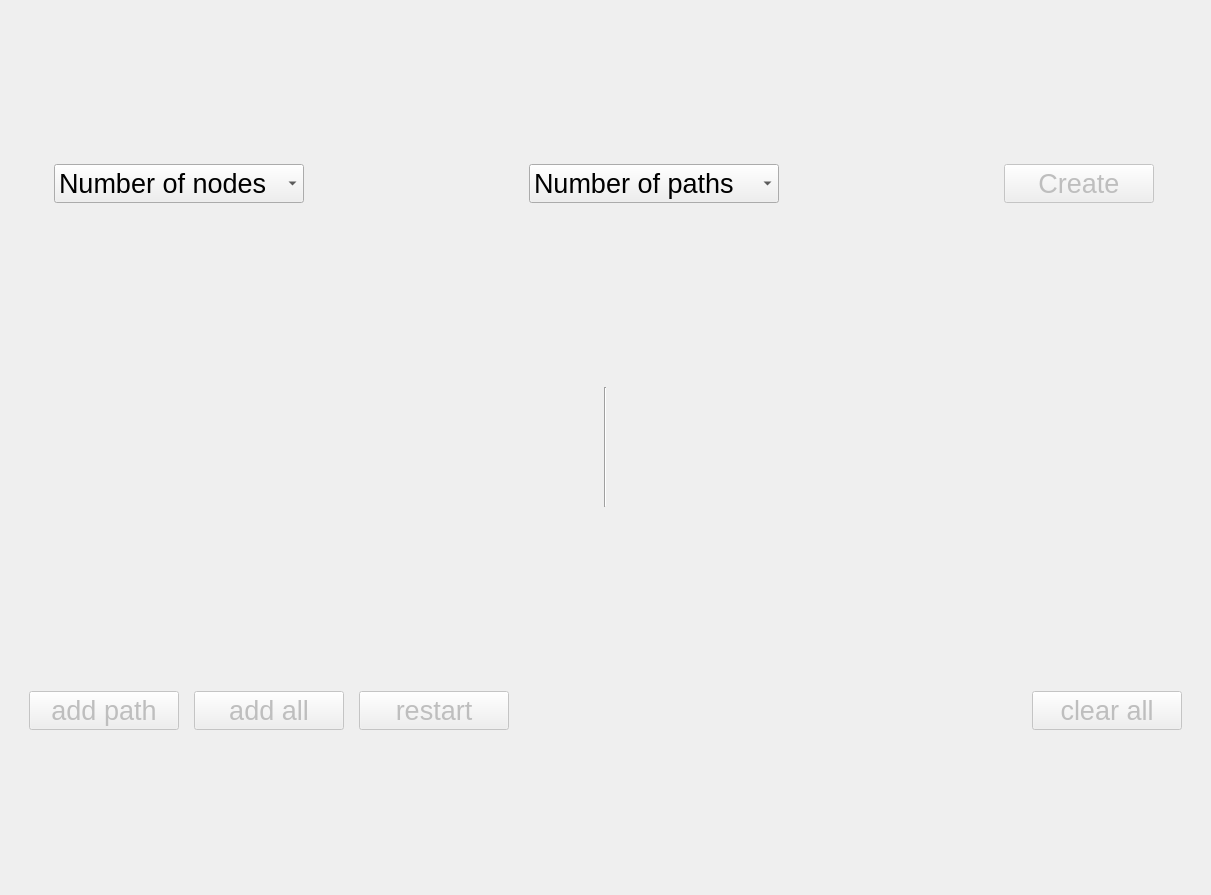
<?xml version="1.0" encoding="UTF-8"?>
<ui version="4.0">
 <class>Form</class>
 <widget class="QWidget" name="Form">
  <property name="geometry">
   <rect>
    <x>0</x>
    <y>0</y>
    <width>1211</width>
    <height>895</height>
   </rect>
  </property>
  <property name="windowTitle">
   <string>Form</string>
  </property>
  <layout class="QVBoxLayout" name="verticalLayout">
   <property name="spacing">
    <number>20</number>
   </property>
   <property name="leftMargin">
    <number>20</number>
   </property>
   <property name="topMargin">
    <number>20</number>
   </property>
   <property name="rightMargin">
    <number>20</number>
   </property>
   <property name="bottomMargin">
    <number>20</number>
   </property>
   <item>
    <widget class="QWidget" name="horizontalWidget" native="true">
     <property name="sizePolicy">
      <sizepolicy hsizetype="Preferred" vsizetype="Fixed">
       <horstretch>0</horstretch>
       <verstretch>0</verstretch>
      </sizepolicy>
     </property>
     <property name="font">
      <font>
       <pointsize>20</pointsize>
      </font>
     </property>
     <layout class="QHBoxLayout" name="horizontalLayout">
      <property name="spacing">
       <number>200</number>
      </property>
      <item>
       <widget class="QComboBox" name="number_of_nodes">
        <property name="sizePolicy">
         <sizepolicy hsizetype="Preferred" vsizetype="Fixed">
          <horstretch>0</horstretch>
          <verstretch>0</verstretch>
         </sizepolicy>
        </property>
        <property name="maximumSize">
         <size>
          <width>250</width>
          <height>16777215</height>
         </size>
        </property>
        <property name="font">
         <font>
          <pointsize>20</pointsize>
         </font>
        </property>
        <item>
         <property name="text">
          <string>Number of nodes</string>
         </property>
        </item>
        <item>
         <property name="text">
          <string>3</string>
         </property>
        </item>
        <item>
         <property name="text">
          <string>4</string>
         </property>
        </item>
        <item>
         <property name="text">
          <string>5</string>
         </property>
        </item>
        <item>
         <property name="text">
          <string>6</string>
         </property>
        </item>
        <item>
         <property name="text">
          <string>7</string>
         </property>
        </item>
        <item>
         <property name="text">
          <string>8</string>
         </property>
        </item>
        <item>
         <property name="text">
          <string>9</string>
         </property>
        </item>
        <item>
         <property name="text">
          <string>10</string>
         </property>
        </item>
       </widget>
      </item>
      <item>
       <widget class="QComboBox" name="number_of_paths">
        <property name="sizePolicy">
         <sizepolicy hsizetype="Preferred" vsizetype="Fixed">
          <horstretch>0</horstretch>
          <verstretch>0</verstretch>
         </sizepolicy>
        </property>
        <property name="maximumSize">
         <size>
          <width>250</width>
          <height>16777215</height>
         </size>
        </property>
        <item>
         <property name="text">
          <string>Number of paths</string>
         </property>
        </item>
        <item>
         <property name="text">
          <string>3</string>
         </property>
        </item>
        <item>
         <property name="text">
          <string>4</string>
         </property>
        </item>
        <item>
         <property name="text">
          <string>5</string>
         </property>
        </item>
        <item>
         <property name="text">
          <string>6</string>
         </property>
        </item>
        <item>
         <property name="text">
          <string>7</string>
         </property>
        </item>
        <item>
         <property name="text">
          <string>8</string>
         </property>
        </item>
        <item>
         <property name="text">
          <string>9</string>
         </property>
        </item>
        <item>
         <property name="text">
          <string>10</string>
         </property>
        </item>
       </widget>
      </item>
      <item>
       <widget class="QPushButton" name="create_btn">
        <property name="enabled">
         <bool>false</bool>
        </property>
        <property name="sizePolicy">
         <sizepolicy hsizetype="Preferred" vsizetype="Fixed">
          <horstretch>0</horstretch>
          <verstretch>0</verstretch>
         </sizepolicy>
        </property>
        <property name="maximumSize">
         <size>
          <width>150</width>
          <height>16777215</height>
         </size>
        </property>
        <property name="text">
         <string>Create</string>
        </property>
       </widget>
      </item>
     </layout>
    </widget>
   </item>
   <item>
    <layout class="QHBoxLayout" name="horizontalLayout_3">
     <property name="spacing">
      <number>20</number>
     </property>
     <property name="leftMargin">
      <number>20</number>
     </property>
     <property name="topMargin">
      <number>20</number>
     </property>
     <property name="rightMargin">
      <number>20</number>
     </property>
     <property name="bottomMargin">
      <number>20</number>
     </property>
     <item>
      <layout class="QVBoxLayout" name="verticalLayout_2">
       <property name="spacing">
        <number>20</number>
       </property>
       <property name="leftMargin">
        <number>10</number>
       </property>
       <property name="topMargin">
        <number>10</number>
       </property>
       <property name="rightMargin">
        <number>10</number>
       </property>
       <property name="bottomMargin">
        <number>10</number>
       </property>
       <item>
        <layout class="QVBoxLayout" name="optimal_graph_layout">
         <property name="leftMargin">
          <number>0</number>
         </property>
         <property name="topMargin">
          <number>0</number>
         </property>
         <property name="rightMargin">
          <number>0</number>
         </property>
         <property name="bottomMargin">
          <number>0</number>
         </property>
        </layout>
       </item>
       <item>
        <widget class="QPlainTextEdit" name="optimal_path_arrival">
         <property name="sizePolicy">
          <sizepolicy hsizetype="Preferred" vsizetype="Fixed">
           <horstretch>0</horstretch>
           <verstretch>0</verstretch>
          </sizepolicy>
         </property>
         <property name="maximumSize">
          <size>
           <width>16777215</width>
           <height>100</height>
          </size>
         </property>
         <property name="font">
          <font>
           <pointsize>14</pointsize>
          </font>
         </property>
         <property name="styleSheet">
          <string notr="true">background: transparent;
    border: none;</string>
         </property>
        </widget>
       </item>
      </layout>
     </item>
     <item>
      <widget class="Line" name="line">
       <property name="font">
        <font>
         <pointsize>20</pointsize>
        </font>
       </property>
       <property name="orientation">
        <enum>Qt::Vertical</enum>
       </property>
      </widget>
     </item>
     <item>
      <layout class="QVBoxLayout" name="verticalLayout_3">
       <property name="spacing">
        <number>20</number>
       </property>
       <property name="leftMargin">
        <number>10</number>
       </property>
       <property name="topMargin">
        <number>10</number>
       </property>
       <property name="rightMargin">
        <number>10</number>
       </property>
       <property name="bottomMargin">
        <number>10</number>
       </property>
       <item>
        <layout class="QVBoxLayout" name="online_graph_layout"/>
       </item>
       <item>
        <widget class="QPlainTextEdit" name="online_path_arrival">
         <property name="sizePolicy">
          <sizepolicy hsizetype="Preferred" vsizetype="Fixed">
           <horstretch>0</horstretch>
           <verstretch>0</verstretch>
          </sizepolicy>
         </property>
         <property name="maximumSize">
          <size>
           <width>16777215</width>
           <height>100</height>
          </size>
         </property>
         <property name="font">
          <font>
           <pointsize>14</pointsize>
          </font>
         </property>
         <property name="styleSheet">
          <string notr="true">background: transparent;
    border: none;</string>
         </property>
        </widget>
       </item>
      </layout>
     </item>
    </layout>
   </item>
   <item>
    <widget class="QWidget" name="btn_widget" native="true">
     <property name="sizePolicy">
      <sizepolicy hsizetype="Preferred" vsizetype="Fixed">
       <horstretch>0</horstretch>
       <verstretch>0</verstretch>
      </sizepolicy>
     </property>
     <property name="font">
      <font>
       <pointsize>20</pointsize>
      </font>
     </property>
     <layout class="QHBoxLayout" name="horizontalLayout_2">
      <property name="spacing">
       <number>15</number>
      </property>
      <item>
       <widget class="QPushButton" name="add_path_btn">
        <property name="enabled">
         <bool>false</bool>
        </property>
        <property name="sizePolicy">
         <sizepolicy hsizetype="Fixed" vsizetype="Fixed">
          <horstretch>0</horstretch>
          <verstretch>0</verstretch>
         </sizepolicy>
        </property>
        <property name="minimumSize">
         <size>
          <width>150</width>
          <height>0</height>
         </size>
        </property>
        <property name="font">
         <font>
          <pointsize>20</pointsize>
         </font>
        </property>
        <property name="text">
         <string>add path</string>
        </property>
       </widget>
      </item>
      <item>
       <widget class="QPushButton" name="add_all_btn">
        <property name="enabled">
         <bool>false</bool>
        </property>
        <property name="sizePolicy">
         <sizepolicy hsizetype="Fixed" vsizetype="Fixed">
          <horstretch>0</horstretch>
          <verstretch>0</verstretch>
         </sizepolicy>
        </property>
        <property name="minimumSize">
         <size>
          <width>150</width>
          <height>0</height>
         </size>
        </property>
        <property name="text">
         <string>add all</string>
        </property>
       </widget>
      </item>
      <item>
       <widget class="QPushButton" name="restart_btn">
        <property name="enabled">
         <bool>false</bool>
        </property>
        <property name="sizePolicy">
         <sizepolicy hsizetype="Fixed" vsizetype="Fixed">
          <horstretch>0</horstretch>
          <verstretch>0</verstretch>
         </sizepolicy>
        </property>
        <property name="minimumSize">
         <size>
          <width>150</width>
          <height>0</height>
         </size>
        </property>
        <property name="text">
         <string>restart</string>
        </property>
       </widget>
      </item>
      <item>
       <spacer name="horizontalSpacer">
        <property name="orientation">
         <enum>Qt::Horizontal</enum>
        </property>
        <property name="sizeHint" stdset="0">
         <size>
          <width>40</width>
          <height>20</height>
         </size>
        </property>
       </spacer>
      </item>
      <item>
       <widget class="QPushButton" name="clear_all_btn">
        <property name="enabled">
         <bool>false</bool>
        </property>
        <property name="minimumSize">
         <size>
          <width>150</width>
          <height>0</height>
         </size>
        </property>
        <property name="text">
         <string>clear all</string>
        </property>
       </widget>
      </item>
     </layout>
    </widget>
   </item>
  </layout>
 </widget>
 <resources/>
 <connections/>
</ui>
